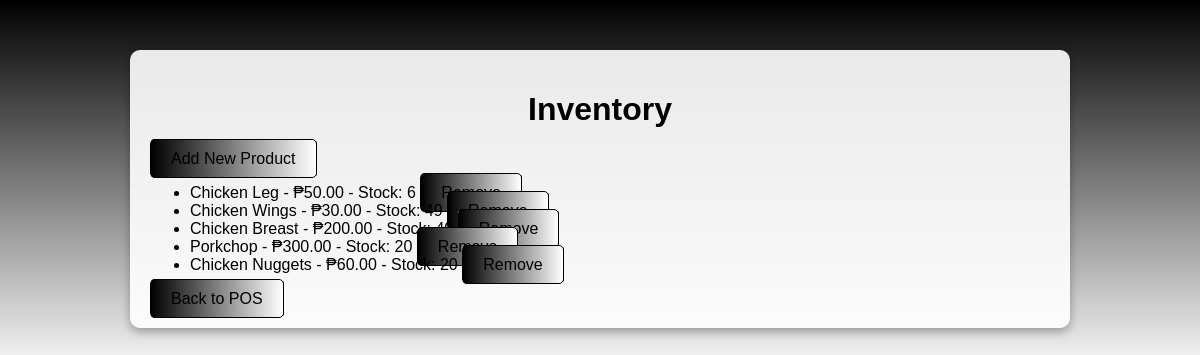
Screenshot of /inventory/ with the database file from the repository.
### store/models.py (models this page shows, shortened)
class Product(models.Model):
    category = models.ForeignKey(Category, on_delete=models.CASCADE)
    name = models.CharField(max_length=200)
    price = models.DecimalField(max_digits=10, decimal_places=2)
    stock = models.IntegerField(default=0)
    description = models.TextField(blank=True)
    barcode = models.CharField(max_length=100, unique=True, blank=True, null=True)

### store/views.py (the view)
# urls.py: path("inventory/", views.inventory, name="inventory"),
def inventory(request):
    products = Product.objects.all()
    return render(request, "store/inventory.html", {"products": products})

### store/templates/store/inventory.html (shortened to what this page needs)
{% load static %}
<!DOCTYPE html>
<html lang="en">
<head>
<link rel="stylesheet" href="{% static 'store/css/style.css' %}">
</head>
<body>
<div class="container">
<h1>Inventory</h1>
<a href="{% url 'add_product' %}" class="btn">Add New Product</a>
<ul>
{% for product in products %}
<li>
{{ product.name }} - ₱{{ product.price }} - Stock: {{ product.stock }}
<a href="{% url 'remove_product' product.id %}" class="btn remove">Remove</a>
</li>
{% endfor %}
</ul>
<a href="{% url 'products' %}" class="btn">Back to POS</a>
</div>
</body>
</html>

### store/static/store/css/style.css (style rules this page uses)
body { background: linear-gradient(to bottom, #000000, #ffffff); font-family: Arial, sans-serif; color: #000; margin: 0; padding: 0; }
.container { background-color: rgba(255, 255, 255, 0.9); max-width: 900px; margin: 50px auto; padding: 20px; border-radius: 10px; box-shadow: 0 4px 10px rgba(0,0,0,0.3); }
h1, h2, h3 { text-align: center; color: #000; }
.btn, button { background: linear-gradient(to right, #000, #fff); color: #000; border: 1px solid #000; padding: 10px 20px; text-decoration: none; border-radius: 5px; cursor: pointer; transition: all 0.3s ease; }

### rows the page displays
Product: name "Chicken Leg", price "50.00", stock "6"
Product: name "Chicken Wings", price "30.00", stock "49"
Product: name "Chicken Breast", price "200.00", stock "40"
Product: name "Porkchop", price "300.00", stock "20"
Product: name "Chicken Nuggets", price "60.00", stock "20"
